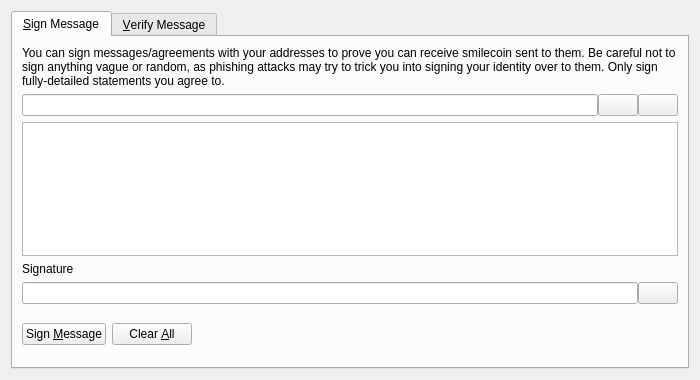
<?xml version="1.0" encoding="UTF-8"?>
<ui version="4.0">
 <class>SignVerifyMessageDialog</class>
 <widget class="QDialog" name="SignVerifyMessageDialog">
  <property name="geometry">
   <rect>
    <x>0</x>
    <y>0</y>
    <width>700</width>
    <height>380</height>
   </rect>
  </property>
  <property name="windowTitle">
   <string>Signatures - Sign / Verify a Message</string>
  </property>
  <property name="modal">
   <bool>true</bool>
  </property>
  <layout class="QVBoxLayout" name="verticalLayout">
   <item>
    <widget class="QTabWidget" name="tabWidget">
     <property name="currentIndex">
      <number>0</number>
     </property>
     <widget class="QWidget" name="tabSignMessage">
      <attribute name="title">
       <string>&amp;Sign Message</string>
      </attribute>
      <layout class="QVBoxLayout" name="verticalLayout_SM">
       <item>
        <widget class="QLabel" name="infoLabel_SM">
         <property name="text">
          <string>You can sign messages/agreements with your addresses to prove you can receive smilecoin sent to them. Be careful not to sign anything vague or random, as phishing attacks may try to trick you into signing your identity over to them. Only sign fully-detailed statements you agree to.</string>
         </property>
         <property name="textFormat">
          <enum>Qt::PlainText</enum>
         </property>
         <property name="wordWrap">
          <bool>true</bool>
         </property>
        </widget>
       </item>
       <item>
        <layout class="QHBoxLayout" name="horizontalLayout_1_SM">
         <property name="spacing">
          <number>0</number>
         </property>
         <item>
          <widget class="QValidatedLineEdit" name="addressIn_SM">
           <property name="toolTip">
            <string>The smilecoin address to sign the message with</string>
           </property>
          </widget>
         </item>
         <item>
          <widget class="QPushButton" name="addressBookButton_SM">
           <property name="toolTip">
            <string>Choose previously used address</string>
           </property>
           <property name="text">
            <string/>
           </property>
           <property name="shortcut">
            <string>Alt+A</string>
           </property>
           <property name="autoDefault">
            <bool>false</bool>
           </property>
          </widget>
         </item>
         <item>
          <widget class="QPushButton" name="pasteButton_SM">
           <property name="toolTip">
            <string>Paste address from clipboard</string>
           </property>
           <property name="text">
            <string/>
           </property>
           <property name="shortcut">
            <string>Alt+P</string>
           </property>
           <property name="autoDefault">
            <bool>false</bool>
           </property>
          </widget>
         </item>
        </layout>
       </item>
       <item>
        <widget class="QPlainTextEdit" name="messageIn_SM">
         <property name="toolTip">
          <string>Enter the message you want to sign here</string>
         </property>
        </widget>
       </item>
       <item>
        <widget class="QLabel" name="signatureLabel_SM">
         <property name="text">
          <string>Signature</string>
         </property>
         <property name="textFormat">
          <enum>Qt::PlainText</enum>
         </property>
        </widget>
       </item>
       <item>
        <layout class="QHBoxLayout" name="horizontalLayout_2_SM">
         <property name="spacing">
          <number>0</number>
         </property>
         <item>
          <widget class="QLineEdit" name="signatureOut_SM">
           <property name="font">
            <font>
             <italic>true</italic>
            </font>
           </property>
           <property name="readOnly">
            <bool>true</bool>
           </property>
          </widget>
         </item>
         <item>
          <widget class="QPushButton" name="copySignatureButton_SM">
           <property name="toolTip">
            <string>Copy the current signature to the system clipboard</string>
           </property>
           <property name="text">
            <string/>
           </property>
           <property name="autoDefault">
            <bool>false</bool>
           </property>
          </widget>
         </item>
        </layout>
       </item>
       <item>
        <layout class="QHBoxLayout" name="horizontalLayout_3_SM">
         <item>
          <widget class="QPushButton" name="signMessageButton_SM">
           <property name="toolTip">
            <string>Sign the message to prove you own this smilecoin address</string>
           </property>
           <property name="text">
            <string>Sign &amp;Message</string>
           </property>
           <property name="autoDefault">
            <bool>false</bool>
           </property>
          </widget>
         </item>
         <item>
          <widget class="QPushButton" name="clearButton_SM">
           <property name="toolTip">
            <string>Reset all sign message fields</string>
           </property>
           <property name="text">
            <string>Clear &amp;All</string>
           </property>
           <property name="autoDefault">
            <bool>false</bool>
           </property>
          </widget>
         </item>
         <item>
          <spacer name="horizontalSpacer_1_SM">
           <property name="orientation">
            <enum>Qt::Horizontal</enum>
           </property>
           <property name="sizeHint" stdset="0">
            <size>
             <width>40</width>
             <height>48</height>
            </size>
           </property>
          </spacer>
         </item>
         <item>
          <widget class="QLabel" name="statusLabel_SM">
           <property name="font">
            <font>
             <weight>75</weight>
             <bold>true</bold>
            </font>
           </property>
           <property name="text">
            <string/>
           </property>
           <property name="wordWrap">
            <bool>true</bool>
           </property>
          </widget>
         </item>
         <item>
          <spacer name="horizontalSpacer_2_SM">
           <property name="orientation">
            <enum>Qt::Horizontal</enum>
           </property>
           <property name="sizeHint" stdset="0">
            <size>
             <width>40</width>
             <height>48</height>
            </size>
           </property>
          </spacer>
         </item>
        </layout>
       </item>
      </layout>
     </widget>
     <widget class="QWidget" name="tabVerifyMessage">
      <attribute name="title">
       <string>&amp;Verify Message</string>
      </attribute>
      <layout class="QVBoxLayout" name="verticalLayout_VM">
       <item>
        <widget class="QLabel" name="infoLabel_VM">
         <property name="text">
          <string>Enter the receiver's address, message (ensure you copy line breaks, spaces, tabs, etc. exactly) and signature below to verify the message. Be careful not to read more into the signature than what is in the signed message itself, to avoid being tricked by a man-in-the-middle attack. Note that this only proves the signing party receives with the address, it cannot prove sendership of any transaction!</string>
         </property>
         <property name="textFormat">
          <enum>Qt::PlainText</enum>
         </property>
         <property name="alignment">
          <set>Qt::AlignLeading|Qt::AlignLeft|Qt::AlignTop</set>
         </property>
         <property name="wordWrap">
          <bool>true</bool>
         </property>
        </widget>
       </item>
       <item>
        <layout class="QHBoxLayout" name="horizontalLayout_1_VM">
         <property name="spacing">
          <number>0</number>
         </property>
         <item>
          <widget class="QValidatedLineEdit" name="addressIn_VM">
           <property name="toolTip">
            <string>The smilecoin address the message was signed with</string>
           </property>
          </widget>
         </item>
         <item>
          <widget class="QPushButton" name="addressBookButton_VM">
           <property name="toolTip">
            <string>Choose previously used address</string>
           </property>
           <property name="text">
            <string/>
           </property>
           <property name="shortcut">
            <string>Alt+A</string>
           </property>
           <property name="autoDefault">
            <bool>false</bool>
           </property>
          </widget>
         </item>
        </layout>
       </item>
       <item>
        <widget class="QPlainTextEdit" name="messageIn_VM"/>
       </item>
       <item>
        <widget class="QValidatedLineEdit" name="signatureIn_VM"/>
       </item>
       <item>
        <layout class="QHBoxLayout" name="horizontalLayout_2_VM">
         <item>
          <widget class="QPushButton" name="verifyMessageButton_VM">
           <property name="toolTip">
            <string>Verify the message to ensure it was signed with the specified smilecoin address</string>
           </property>
           <property name="text">
            <string>Verify &amp;Message</string>
           </property>
           <property name="autoDefault">
            <bool>false</bool>
           </property>
          </widget>
         </item>
         <item>
          <widget class="QPushButton" name="clearButton_VM">
           <property name="toolTip">
            <string>Reset all verify message fields</string>
           </property>
           <property name="text">
            <string>Clear &amp;All</string>
           </property>
           <property name="autoDefault">
            <bool>false</bool>
           </property>
          </widget>
         </item>
         <item>
          <spacer name="horizontalSpacer_1_VM">
           <property name="orientation">
            <enum>Qt::Horizontal</enum>
           </property>
           <property name="sizeHint" stdset="0">
            <size>
             <width>40</width>
             <height>48</height>
            </size>
           </property>
          </spacer>
         </item>
         <item>
          <widget class="QLabel" name="statusLabel_VM">
           <property name="font">
            <font>
             <weight>75</weight>
             <bold>true</bold>
            </font>
           </property>
           <property name="text">
            <string/>
           </property>
           <property name="wordWrap">
            <bool>true</bool>
           </property>
          </widget>
         </item>
         <item>
          <spacer name="horizontalSpacer_2_VM">
           <property name="orientation">
            <enum>Qt::Horizontal</enum>
           </property>
           <property name="sizeHint" stdset="0">
            <size>
             <width>40</width>
             <height>48</height>
            </size>
           </property>
          </spacer>
         </item>
        </layout>
       </item>
      </layout>
     </widget>
    </widget>
   </item>
  </layout>
 </widget>
 <customwidgets>
  <customwidget>
   <class>QValidatedLineEdit</class>
   <extends>QLineEdit</extends>
   <header>qvalidatedlineedit.h</header>
  </customwidget>
 </customwidgets>
 <resources>
  <include location="../smilecoin.qrc"/>
 </resources>
 <connections/>
</ui>
